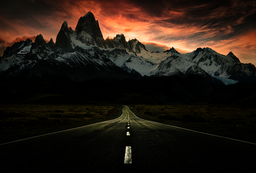
#> input picture TyperogFormater/LEK4/landscape.png, 256 x 173 px, shrunk from 1400 x 944 before the run
$ python C.py
#> lines starting #> are read from the running program, lines starting #| are printed output that depends on the picture
import cv2
import numpy as np

image = cv2.imread("landscape.png")
#> image is the input picture: shape (173, 256, 3); mean B, G, R 18.6, 26.6, 37.6
copy_img = image.copy()
gamma = 0.5

def gammeCorrection(input_intensity, gamma_value):
    output_intensity = 255 * (input_intensity / 255) ** gamma_value
    return output_intensity


gamma_correction_vec = np.vectorize(gammeCorrection)
img_transformed = gamma_correction_vec(copy_img,gamma).astype(np.uint8)
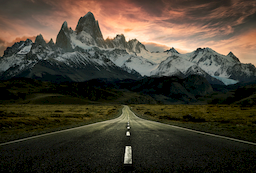
#> img_transformed: shape (173, 256, 3); mean B, G, R 48.6, 62.4, 69.8


cv2.imshow("Original", image)
cv2.imshow("GammaCorrection", img_transformed)

cv2.waitKey(0)
